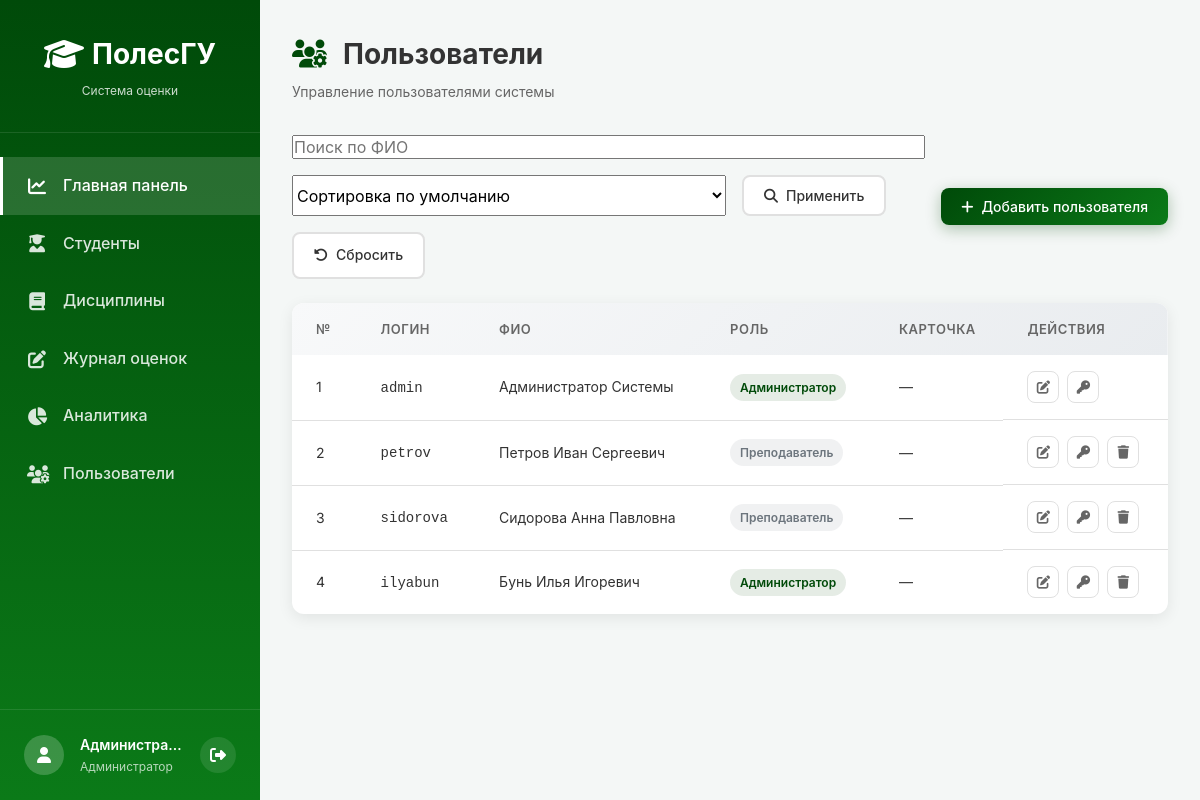
Page /modules/users/index.php (signed in) on the earlier database version.
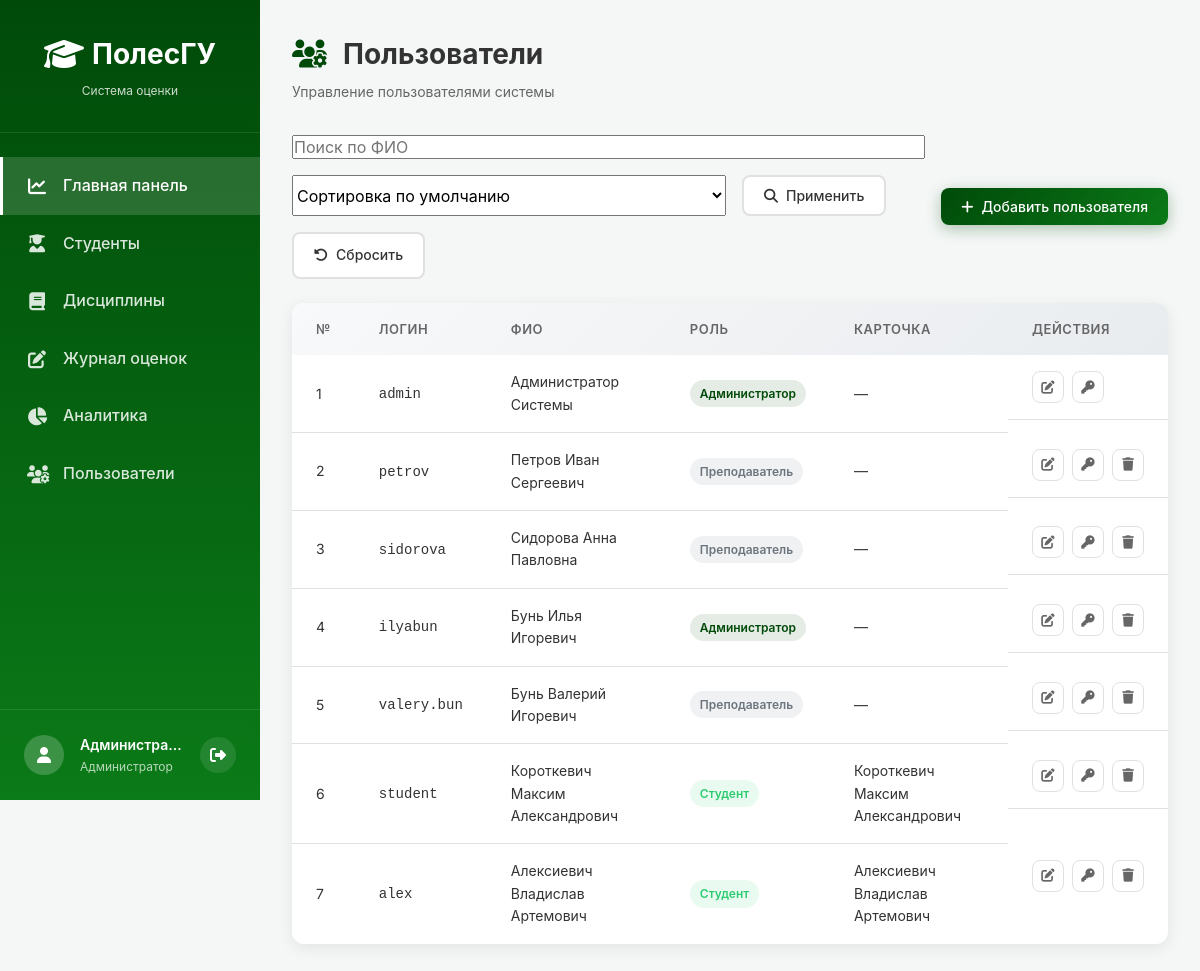
Same page on the later database version.
### tables this page shows
CREATE TABLE users (
        id INTEGER PRIMARY KEY AUTOINCREMENT,
        login TEXT UNIQUE NOT NULL,
        password TEXT NOT NULL,
        role TEXT NOT NULL DEFAULT 'teacher', -- 'admin' или 'teacher'
        full_name TEXT NOT NULL
    , student_id INTEGER DEFAULT NULL);

CREATE TABLE students (
        id INTEGER PRIMARY KEY AUTOINCREMENT,
        group_id INTEGER NOT NULL,
        full_name TEXT NOT NULL,
        birth_date TEXT,
        status TEXT DEFAULT 'active', -- 'active' или 'expelled'
        FOREIGN KEY (group_id) REFERENCES groups(id) ON DELETE CASCADE
    );

### config/functions.php (called while the page is built, shortened)
<?php
function escape($string) {
    return htmlspecialchars($string, ENT_QUOTES, 'UTF-8');
}
?>

### modules/users/index.php (the view, shortened to what this page needs)
<?php
require_once __DIR__ . '/../../config/functions.php';
$pdo = getDB();
$searchQuery = trim($_GET['search'] ?? '');
$sortRole = trim($_GET['sort_role'] ?? 'default');
$sql = "SELECT u.*, s.full_name as linked_student_name
        FROM users u
        LEFT JOIN students s ON u.student_id = s.id";
$params = [];
if ($sortRole === 'role') {
    $sql .= " ORDER BY CASE u.role
                    WHEN 'admin' THEN 1
                    WHEN 'teacher' THEN 2
                    WHEN 'student' THEN 3
                    ELSE 4
                END ASC, u.full_name ASC";
} else {
    $sql .= " ORDER BY u.id ASC";
}
$stmt = $pdo->prepare($sql);
$stmt->execute($params);
$users = $stmt->fetchAll();
include __DIR__ . '/../../includes/header.php';
include __DIR__ . '/../../includes/sidebar.php';
?>
<main class="main-content">
    <div class="page-header">
        <h1><i class="fas fa-users-cog"></i> Пользователи</h1>
        <p>Управление пользователями системы</p>
    </div>
    <div class="actions-bar">
        <form method="GET" class="filter-form users-filter-form">
            <input type="text" name="search" placeholder="Поиск по ФИО" value="<?= escape($searchQuery) ?>">
            <select name="sort_role">
                <option value="default" <?= $sortRole === 'default' ? 'selected' : '' ?>>Сортировка по умолчанию</option>
            </select>
            <button type="submit" class="btn btn-secondary">
                <i class="fas fa-search"></i> Применить
            </button>
            <a href="/index.php?module=users" class="btn btn-secondary">
                <i class="fas fa-rotate-left"></i> Сбросить
            </a>
        </form>
        <button class="btn btn-primary" onclick="openAddModal()">
            <i class="fas fa-plus"></i> Добавить пользователя
        </button>
    </div>
    <div class="table-card">
        <div class="table-body">
            <table class="data-table">
                <thead>
                    <tr>
                        <th>№</th>
                        <th>Логин</th>
                        <th>ФИО</th>
                        <th>Роль</th>
                        <th>Карточка</th>
                        <th>Действия</th>
                    </tr>
                </thead>
                <tbody>
                    <?php foreach ($users as $index => $user): ?>
                    <tr>
                        <td><?= $index + 1 ?></td>
                        <td><code><?= escape($user['login']) ?></code></td>
                        <td><?= escape($user['full_name']) ?></td>
                        <td>
                            <?php if ($user['role'] === 'admin'): ?>
                            <span class="badge badge-primary">Администратор</span>
                            <?php elseif ($user['role'] === 'student'): ?>
                            <span class="badge badge-success">Студент</span>
                            <?php else: ?>
                            <span class="badge badge-secondary">Преподаватель</span>
                            <?php endif; ?>
                        </td>
                        <td><?= $user['role'] === 'student' && $user['linked_student_name'] ? escape($user['linked_student_name']) : '—' ?></td>
                        <td class="actions">
                            <button class="btn-icon" onclick="editUser(<?= htmlspecialchars(json_encode($user)) ?>)" title="Редактировать">
                                <i class="fas fa-edit"></i>
                            </button>
                            <button class="btn-icon" onclick="changePassword(<?= $user['id'] ?>, '<?= escape($user['login']) ?>')" title="Сменить пароль">
                                <i class="fas fa-key"></i>
                            </button>
                            <?php if ($user['id'] !== $_SESSION['user_id']): ?>
                            <button class="btn-icon btn-danger" onclick="deleteUser(<?= $user['id'] ?>, '<?= escape($user['login']) ?>')" title="Удалить">
                                <i class="fas fa-trash"></i>
                            </button>
                            <?php endif; ?>
                        </td>
                    </tr>
                    <?php endforeach; ?>
                </tbody>
            </table>
        </div>
    </div>
</main>
<?php include __DIR__ . '/../../includes/footer.php'; ?>

Differences in the rows shown:
added users: login "valery.bun", full_name "Бунь Валерий Игоревич", role "Преподаватель"
added users: login "student", full_name "Короткевич Максим Александрович", role "Студент", student.full_name "Короткевич Максим Александрович"
added users: login "alex", full_name "Алексиевич Владислав Артемович", role "Студент", student.full_name "Алексиевич Владислав Артемович"
